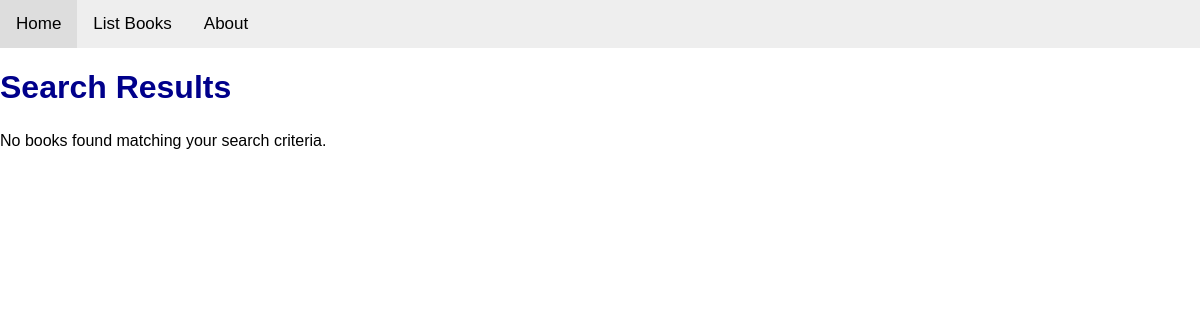
/books/simple/query/, run on an earlier commit of the app's database.
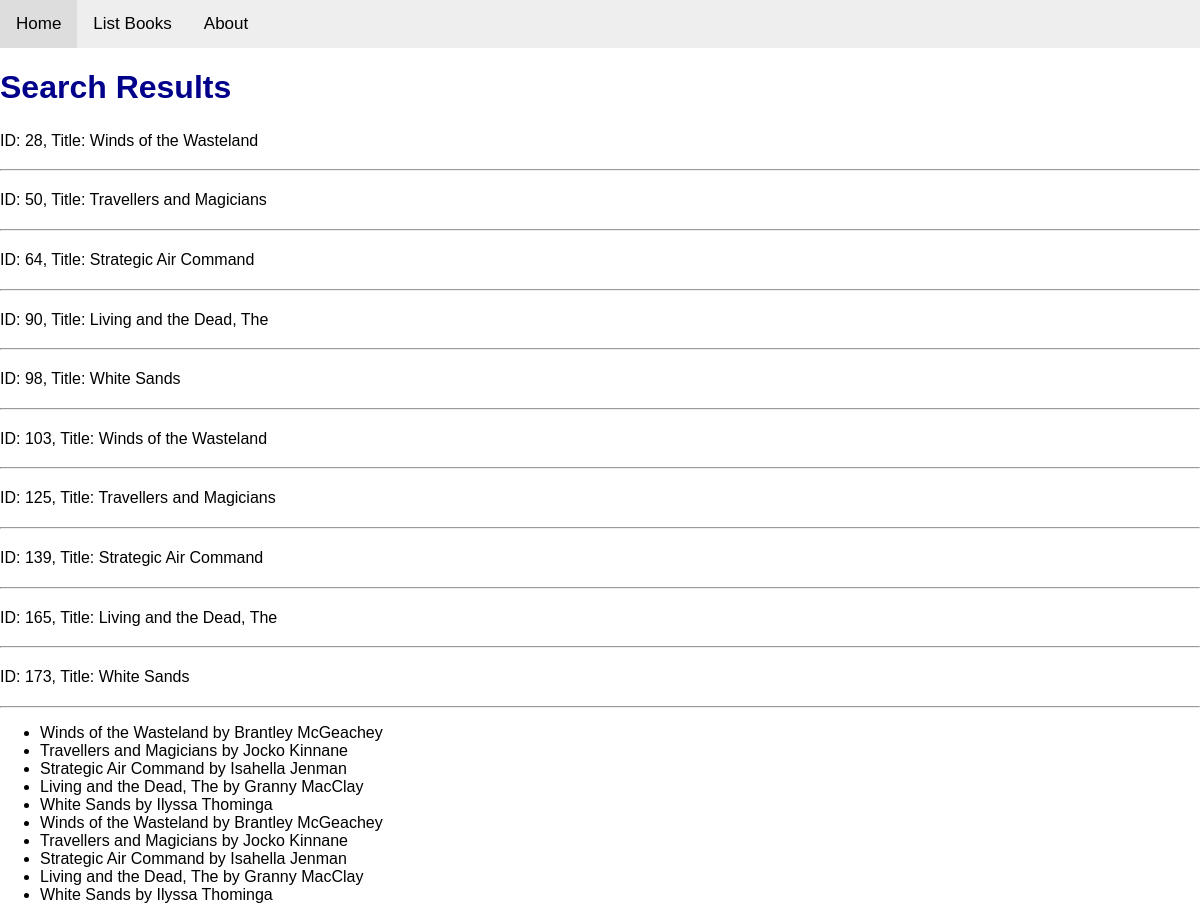
And on a later commit of the database.
### apps/bookmodule/models.py (models this page shows)
class Book(models.Model):
    title = models.CharField(max_length=50)
    author = models.CharField(max_length=50)
    price = models.FloatField(default=0.0)
    edition = models.SmallIntegerField(default=1)

### apps/bookmodule/views.py (the view)
# urls.py: path('simple/query/', views.simple_query, name='simple_query'),
def simple_query(request):
    mybooks = Book.objects.filter(title__icontains='and')
    return render(request, 'bookmodule/bookList.html', {'books': mybooks})

### apps/templates/bookmodule/bookList.html (shortened to what this page needs)
{% extends "layouts/base.html" %}
{% block content %}
<h1>Search Results</h1>
{% for obj in books %}
    <p>ID: {{ obj.id }}, Title: {{ obj.title }}</p>
    <hr>
{% endfor %}
{% if books %}
    <ul>
    {% for book in books %}
        <li>{{ book.title }} by {{ book.author }}</li>
    {% endfor %}
    </ul>
{% else %}
    <p>No books found matching your search criteria.</p>
{% endif %}
{% endblock content %}

### apps/templates/layouts/base.html (shortened to what this page needs)
{% load static %}
<!DOCTYPE html>
<html lang="en">
<head>
    <link rel="stylesheet" href="https://cdnjs.cloudflare.com/ajax/libs/font-awesome/4.7.0/css/font-awesome.min.css">
    <link rel="stylesheet" href="{% static 'styles.css' %}">
</head>
<body>
    {% include "includes/header.html" %}
    <main>
        {% block content %}
        {% endblock content %}
    </main>
</body>
</html>

### apps/templates/includes/header.html
<header>
    <div class="topnav">
        {% with request.resolver_match.url_name as url_name %}
            <a class="{% if url_name == 'books.index' %}active{% endif %}" href="{% url 'books.index' %}">Home</a>
            <a class="{% if url_name == 'books.list_books' %}active{% endif %}" href="{% url 'books.list_books' %}">List Books</a>
            <a class="{% if url_name == 'books.aboutus' %}active{% endif %}" href="{% url 'books.aboutus' %}">About</a>
        {% endwith %}
    </div>
</header>

### apps/static/styles.css (style rules this page uses)
.topnav { background-color: #eeeeee; width: 100%; overflow: hidden; }
.topnav a { float: left; color: #000000; text-align: center; padding: 14px 16px; text-decoration: none; font-size: 17px; }
body { font-family: Arial, sans-serif; margin: 0; padding: 0; }
h1 { color: darkblue; }
p { font-size: 16px; line-height: 1.6; }
.topnav::after { content: ""; clear: both; display: table; }

What changed in the data, as far as the page shows it:
added Book: id "28", title "Winds of the Wasteland", author "Brantley McGeachey"
added Book: id "50", title "Travellers and Magicians", author "Jocko Kinnane"
added Book: id "64", title "Strategic Air Command", author "Isahella Jenman"
added Book: id "90", title "Living and the Dead, The", author "Granny MacClay"
added Book: id "98", title "White Sands", author "Ilyssa Thominga"
added Book: id "103", title "Winds of the Wasteland", author "Brantley McGeachey"
added Book: id "125", title "Travellers and Magicians", author "Jocko Kinnane"
added Book: id "139", title "Strategic Air Command", author "Isahella Jenman"
added Book: id "165", title "Living and the Dead, The", author "Granny MacClay"
added Book: id "173", title "White Sands", author "Ilyssa Thominga"
Also different on the page:
text no longer shown: "No books found matching your search criteria."
